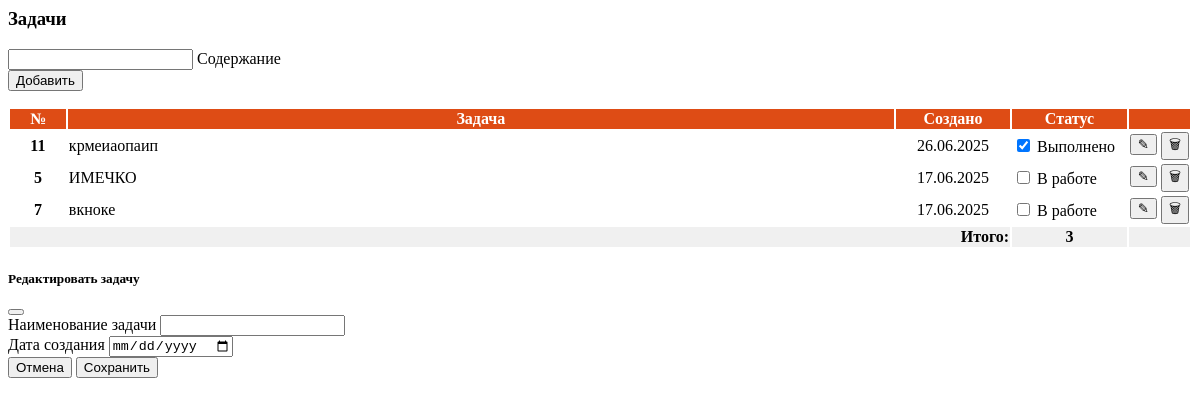
Page /problems/ on the earlier database version.
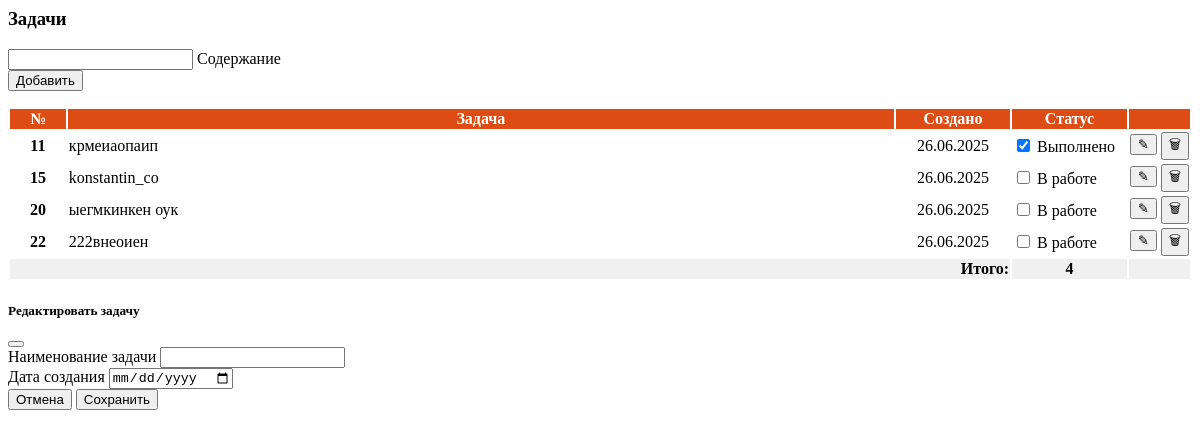
Same page on the later database version.
### LIFTEH/models.py (models this page shows, shortened)
class Problem(models.Model):
    name = models.CharField(max_length=255, verbose_name="Наименование задачи")
    created_date = models.DateField(auto_now_add=True, verbose_name="Дата создания")
    is_completed = models.BooleanField(default=False, verbose_name="Выполнено")
    class Meta:
        verbose_name = "Задача"
        verbose_name_plural = "Задачи"

### LIFTEH/views.py (the view)
# urls.py: path('problems/', views.problems_view, name='problems'),
def problems_view(request):
    problems = Problem.objects.all().order_by('-created_date')
    today = timezone.now().date()
    return render(request, 'problems.html', {
        'problems': problems,
        'today': today
    })

### LIFTEH/templates/problems.html (shortened to what the changed rows need)
{% load static %}
{% block content %}
<div class="card mb-4">
        <div class="card-body" style="padding: 0px !important; min-height: 50px;">
            <div class="card-body" style="padding: 0px !important; min-height: 50px;">
                <table class="table-hover" style="width: 100%;">
                    <thead class="table-light">
                        <tr style="background-color: #de4c15; color: white;">
                            <th style="width: 5%; text-align: center;">№</th>
                            <th style="width: 75%; text-align: center;">Задача</th>
                            <th class="delete" style="width: 10%; text-align: center;">Создано</th>
                            <th style="width: 10%; text-align: center;">Статус</th>
                            <th style="width: 10%;"></th>
                        </tr>
                    </thead>
                    <tbody>
                        {% for problem in problems %}
                        <tr>
                            <td style="text-align: center;"><strong>{{ problem.id }}</strong></td>
                            <td>{{ problem.name }}</td>
                            <td class="delete" style="text-align: center;">{{ problem.created_date|date:"d.m.Y" }}</td>
                            <td>
                                <div class="form-check form-switch d-flex justify-content-center">
                                    <input class="form-check-input align-self-center" type="checkbox"
                                           id="status{{ problem.id }}"
                                           {% if problem.is_completed %}checked{% endif %}
                                           onchange="updateProblemStatus({{ problem.id }}, this.checked)">
                                    <label class="form-check-label ms-2" style="text-wrap: nowrap" for="status{{ problem.id }}">
                                        {% if problem.is_completed %}Выполнено{% else %}В работе{% endif %}
                                    </label>
                                </div>
                            </td>
                            <td class="text-center" style="width: 10%; text-wrap: nowrap;">
                                <button class="btn btn-sm btn-secondary edit-btn"
                                        data-id="{{ problem.id }}"
                                        data-name="{{ problem.name }}"
                                        data-date="{{ problem.created_date|date:'Y-m-d' }}">
                                    &#9998;
                                </button>
                                <button class="btn btn-sm btn-danger delete-btn"
                                        data-id="{{ problem.id }}">
                                    &#128465;
                                </button>
                            </td>
                        </tr>
                        {% empty %}
                        <tr>
                            <td colspan="4" class="text-center">Нет задач</td>
                        </tr>
                        {% endfor %}
                    </tbody>
                    <tr style="background-color: #f0f0f0; font-weight: bold;">
                        <td colspan="3" style="text-align: right;">Итого:</td>
                        <td style="text-align: center;">
                            {{ problems|length }}
                        </td>
                        <td class="delete" ></td>
                    </tr>
                </table>
            </div>
    </div>
</div>
{% endblock %}

Differences in the rows shown:
removed Problem: id "5", name "ИМЕЧКО", created_date "17.06.2025", shows "В работе"
removed Problem: id "7", name "вкноке", created_date "17.06.2025", shows "В работе"
added Problem: id "15", name "konstantin_co", created_date "26.06.2025", shows "В работе"
added Problem: id "20", name "ыегмкинкен оук", created_date "26.06.2025", shows "В работе"
added Problem: id "22", name "222внеоиен", created_date "26.06.2025", shows "В работе"
Other differences:
{{ problems|length }}: "3" → "4"
